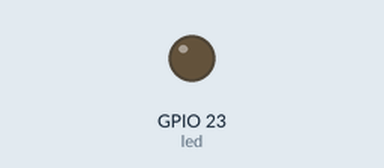
The sketch below on a simulated ESP32. Shown: output pins drawn as LEDs (lit = HIGH). What the sketch prints to the serial monitor is not drawn.

Above: at 0.5 s.
At 30.3 s:
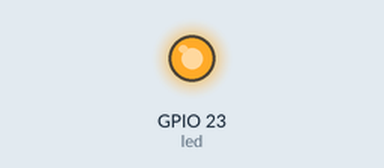
Timing chart, 0 to 39.0 s (numbered marks = the images above):
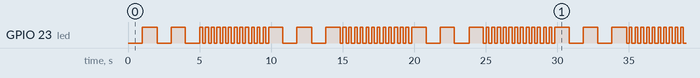

The sketch:

ledblinkblink.ino
```cpp
// hw_timer_t *timer = NULL;
// int a = 0;
// int b = 0;

// void IRAM_ATTR onTimer(){
//   b++;
// }
// void setup() {
//   Serial.begin(9600);
//   timer = timerBegin(1000000);
//   timerAttachInterrupt(timer, &onTimer);
//   timerAlarm(timer, 3250000, true, 0);

// }

// void loop() {
//   a++;
//   Serial.println("a: " + String(a));
//   Serial.println("b: " + String(b));
// }

hw_timer_t *timer = NULL;
int led = 23;
int seg = 1000;
volatile bool blink = false;
volatile int freq = 0;
volatile int f = 1000;
volatile int count = 0;

// ta em milissegundo

void IRAM_ATTR onTimer() {
  count++;   // 5000
  freq++;    // 200

  if (count >= 5000) {
    if (f == 1000){
      f = 200;
    }
    else{
      f = 1000;
    }
    count = 0;
  }

  if (freq >= f){
    blink = true;
    freq = 0;
  }
}


void setup(){
  Serial.begin(9600);
  pinMode(led, OUTPUT);

  timer = timerBegin(1000000);
  timerAttachInterrupt(timer, &onTimer);
  timerAlarm(timer, seg, true, 0);
}

void loop(){
  if(blink){
    digitalWrite(led, !digitalRead(led));
    blink = false;
  }
  Serial.println("Frequência: " + String(f) + "hz");
  Serial.println("Segundos: " + String(count) + "s");
}
```

Measured:
- by itself, GPIO 23 (led): moves between LOW and HIGH, repeating every 30.0 s
- by itself, everything shown: repeats every 30.0 s, in 90 steps
